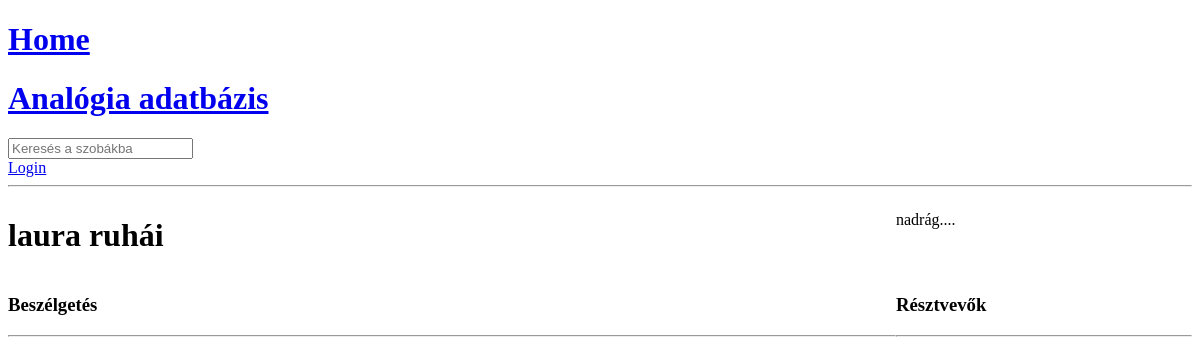
Page /room/10/ on the earlier database version.
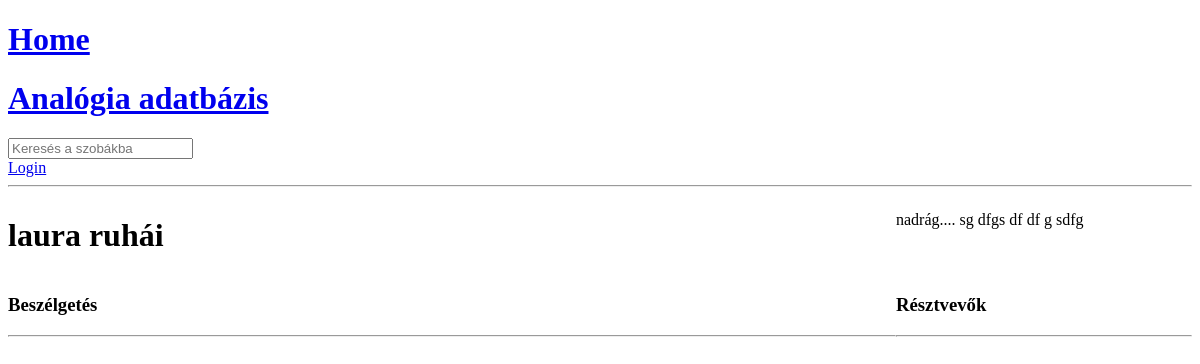
Same page on the later database version.
### base/models.py (models this page shows, shortened)
class Room(models.Model):
    host = models.ForeignKey(User, on_delete=models.SET_NULL, null=True)
    topic = models.ForeignKey(Topic, on_delete=models.SET_NULL, null=True)
    name = models.CharField(max_length=200)
    discription = models.TextField(null=True, blank=True)# null - can be blank
    participants = models.ManyToManyField(User, related_name='participants', blank=True)
    updated = models.DateTimeField(auto_now=True)# tobbszor is lefut
    created = models.DateTimeField(auto_now_add=True) # ez csak egyszer fut le amikor belepsz eloszor a zsobaba
    class Meta:
        ordering = ['-updated', "-created"]

### base/views.py (the view, shortened to what this page needs)
# urls.py: path("room/<str:pk>/", views.room, name="room"),
def room(request, pk):
    room = Room.objects.get(id=pk)
    room_messages = room.message_set.all().order_by('-created') # give us a set of messages that are related specific rooms
    participants = room.participants.all()
    print(len(room_messages))
    context = {"room": room, "messages": room_messages, 'participants': participants}
    return render(request, "base/room.html",context)

### base/templates/base/room.html (shortened to what this page needs)
{% extends 'main.html' %}
{% block content %}
<div class="room-container">
    <h1>{{room.name}}</h1>
    <p>{{room.discription}}</p>
    <div class="comment-wrapper">
        <h3>Beszélgetés</h3>
        <hr>
    </div>
    <div>
        <h3>Résztvevők</h3>
        <hr>
    </div>
</div>
{% endblock content %}

Differences in the rows shown:
changed Room "laura ruhái": discription "nadrág...." → "nadrág.... sg dfgs df df g sdfg"
